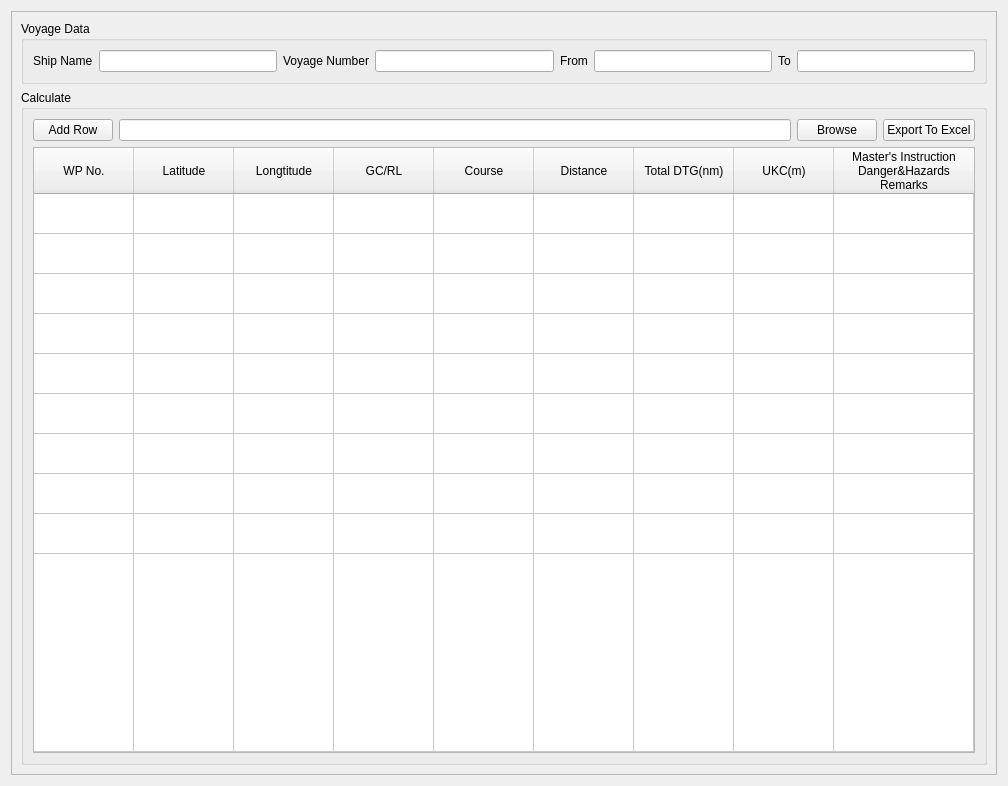
<?xml version="1.0" encoding="UTF-8"?>
<ui version="4.0">
 <class>Form</class>
 <widget class="QWidget" name="Form">
  <property name="windowModality">
   <enum>Qt::ApplicationModal</enum>
  </property>
  <property name="geometry">
   <rect>
    <x>0</x>
    <y>0</y>
    <width>1008</width>
    <height>786</height>
   </rect>
  </property>
  <property name="windowTitle">
   <string>Plan Generator</string>
  </property>
  <layout class="QVBoxLayout" name="verticalLayout_3">
   <item>
    <widget class="QFrame" name="frame">
     <property name="frameShape">
      <enum>QFrame::StyledPanel</enum>
     </property>
     <property name="frameShadow">
      <enum>QFrame::Raised</enum>
     </property>
     <layout class="QVBoxLayout" name="verticalLayout_2">
      <item>
       <widget class="QGroupBox" name="groupBox">
        <property name="sizePolicy">
         <sizepolicy hsizetype="Preferred" vsizetype="Fixed">
          <horstretch>0</horstretch>
          <verstretch>0</verstretch>
         </sizepolicy>
        </property>
        <property name="title">
         <string>Voyage Data</string>
        </property>
        <layout class="QHBoxLayout" name="horizontalLayout_2">
         <item>
          <layout class="QHBoxLayout" name="horizontalLayout">
           <item>
            <widget class="QLabel" name="label">
             <property name="sizePolicy">
              <sizepolicy hsizetype="Fixed" vsizetype="Fixed">
               <horstretch>0</horstretch>
               <verstretch>0</verstretch>
              </sizepolicy>
             </property>
             <property name="text">
              <string>Ship Name</string>
             </property>
             <property name="buddy">
              <cstring>ship_name_edit</cstring>
             </property>
            </widget>
           </item>
           <item>
            <widget class="QLineEdit" name="ship_name_edit">
             <property name="enabled">
              <bool>true</bool>
             </property>
             <property name="sizePolicy">
              <sizepolicy hsizetype="Preferred" vsizetype="Fixed">
               <horstretch>0</horstretch>
               <verstretch>0</verstretch>
              </sizepolicy>
             </property>
            </widget>
           </item>
           <item>
            <widget class="QLabel" name="label_2">
             <property name="sizePolicy">
              <sizepolicy hsizetype="Fixed" vsizetype="Fixed">
               <horstretch>0</horstretch>
               <verstretch>0</verstretch>
              </sizepolicy>
             </property>
             <property name="text">
              <string>Voyage Number</string>
             </property>
             <property name="buddy">
              <cstring>voyage_number_edit</cstring>
             </property>
            </widget>
           </item>
           <item>
            <widget class="QLineEdit" name="voyage_number_edit">
             <property name="enabled">
              <bool>true</bool>
             </property>
             <property name="sizePolicy">
              <sizepolicy hsizetype="Preferred" vsizetype="Fixed">
               <horstretch>0</horstretch>
               <verstretch>0</verstretch>
              </sizepolicy>
             </property>
            </widget>
           </item>
           <item>
            <widget class="QLabel" name="label_3">
             <property name="sizePolicy">
              <sizepolicy hsizetype="Fixed" vsizetype="Fixed">
               <horstretch>0</horstretch>
               <verstretch>0</verstretch>
              </sizepolicy>
             </property>
             <property name="text">
              <string>From</string>
             </property>
             <property name="buddy">
              <cstring>from_edit</cstring>
             </property>
            </widget>
           </item>
           <item>
            <widget class="QLineEdit" name="from_edit">
             <property name="sizePolicy">
              <sizepolicy hsizetype="Preferred" vsizetype="Fixed">
               <horstretch>0</horstretch>
               <verstretch>0</verstretch>
              </sizepolicy>
             </property>
            </widget>
           </item>
           <item>
            <widget class="QLabel" name="label_4">
             <property name="sizePolicy">
              <sizepolicy hsizetype="Fixed" vsizetype="Fixed">
               <horstretch>0</horstretch>
               <verstretch>0</verstretch>
              </sizepolicy>
             </property>
             <property name="text">
              <string>To</string>
             </property>
             <property name="buddy">
              <cstring>to_edit</cstring>
             </property>
            </widget>
           </item>
           <item>
            <widget class="QLineEdit" name="to_edit">
             <property name="sizePolicy">
              <sizepolicy hsizetype="Preferred" vsizetype="Fixed">
               <horstretch>0</horstretch>
               <verstretch>0</verstretch>
              </sizepolicy>
             </property>
            </widget>
           </item>
          </layout>
         </item>
        </layout>
       </widget>
      </item>
      <item>
       <widget class="QGroupBox" name="groupBox_2">
        <property name="title">
         <string>Calculate</string>
        </property>
        <layout class="QVBoxLayout" name="verticalLayout">
         <item>
          <layout class="QHBoxLayout" name="horizontalLayout_3">
           <item>
            <widget class="QPushButton" name="add_row_btn">
             <property name="sizePolicy">
              <sizepolicy hsizetype="Fixed" vsizetype="Fixed">
               <horstretch>0</horstretch>
               <verstretch>0</verstretch>
              </sizepolicy>
             </property>
             <property name="text">
              <string>Add Row</string>
             </property>
            </widget>
           </item>
           <item>
            <widget class="QLineEdit" name="csv_edit">
             <property name="sizePolicy">
              <sizepolicy hsizetype="Preferred" vsizetype="Fixed">
               <horstretch>0</horstretch>
               <verstretch>0</verstretch>
              </sizepolicy>
             </property>
            </widget>
           </item>
           <item>
            <widget class="QPushButton" name="browse_btn">
             <property name="sizePolicy">
              <sizepolicy hsizetype="Fixed" vsizetype="Fixed">
               <horstretch>0</horstretch>
               <verstretch>0</verstretch>
              </sizepolicy>
             </property>
             <property name="text">
              <string>Browse</string>
             </property>
            </widget>
           </item>
           <item>
            <widget class="QPushButton" name="export_esv_btn">
             <property name="sizePolicy">
              <sizepolicy hsizetype="Fixed" vsizetype="Fixed">
               <horstretch>0</horstretch>
               <verstretch>0</verstretch>
              </sizepolicy>
             </property>
             <property name="text">
              <string>Export To Excel</string>
             </property>
            </widget>
           </item>
          </layout>
         </item>
         <item>
          <widget class="QTableWidget" name="calculate_form_table_widget">
           <property name="sizePolicy">
            <sizepolicy hsizetype="Preferred" vsizetype="Preferred">
             <horstretch>0</horstretch>
             <verstretch>0</verstretch>
            </sizepolicy>
           </property>
           <property name="selectionMode">
            <enum>QAbstractItemView::ExtendedSelection</enum>
           </property>
           <property name="selectionBehavior">
            <enum>QAbstractItemView::SelectRows</enum>
           </property>
           <property name="rowCount">
            <number>10</number>
           </property>
           <attribute name="horizontalHeaderCascadingSectionResizes">
            <bool>true</bool>
           </attribute>
           <attribute name="horizontalHeaderDefaultSectionSize">
            <number>100</number>
           </attribute>
           <attribute name="horizontalHeaderMinimumSectionSize">
            <number>32</number>
           </attribute>
           <attribute name="horizontalHeaderStretchLastSection">
            <bool>true</bool>
           </attribute>
           <attribute name="verticalHeaderVisible">
            <bool>false</bool>
           </attribute>
           <attribute name="verticalHeaderCascadingSectionResizes">
            <bool>true</bool>
           </attribute>
           <attribute name="verticalHeaderDefaultSectionSize">
            <number>40</number>
           </attribute>
           <attribute name="verticalHeaderStretchLastSection">
            <bool>true</bool>
           </attribute>
           <row>
            <property name="text">
             <string>新建行</string>
            </property>
           </row>
           <row>
            <property name="text">
             <string>新建行</string>
            </property>
           </row>
           <row>
            <property name="text">
             <string>新建行</string>
            </property>
           </row>
           <row>
            <property name="text">
             <string>新建行</string>
            </property>
           </row>
           <row>
            <property name="text">
             <string>新建行</string>
            </property>
           </row>
           <row>
            <property name="text">
             <string>新建行</string>
            </property>
           </row>
           <row>
            <property name="text">
             <string>新建行</string>
            </property>
           </row>
           <row>
            <property name="text">
             <string>新建行</string>
            </property>
           </row>
           <row>
            <property name="text">
             <string>新建行</string>
            </property>
           </row>
           <row>
            <property name="text">
             <string>新建行</string>
            </property>
           </row>
           <column>
            <property name="text">
             <string>WP No.</string>
            </property>
           </column>
           <column>
            <property name="text">
             <string>Latitude</string>
            </property>
           </column>
           <column>
            <property name="text">
             <string>Longtitude</string>
            </property>
           </column>
           <column>
            <property name="text">
             <string>GC/RL</string>
            </property>
           </column>
           <column>
            <property name="text">
             <string>Course</string>
            </property>
           </column>
           <column>
            <property name="text">
             <string>Distance</string>
            </property>
           </column>
           <column>
            <property name="text">
             <string>Total DTG(nm)</string>
            </property>
           </column>
           <column>
            <property name="text">
             <string>UKC(m)</string>
            </property>
           </column>
           <column>
            <property name="text">
             <string>Master's Instruction
Danger&amp;Hazards 
Remarks</string>
            </property>
           </column>
          </widget>
         </item>
        </layout>
       </widget>
      </item>
     </layout>
    </widget>
   </item>
  </layout>
 </widget>
 <tabstops>
  <tabstop>ship_name_edit</tabstop>
  <tabstop>voyage_number_edit</tabstop>
  <tabstop>from_edit</tabstop>
  <tabstop>to_edit</tabstop>
  <tabstop>add_row_btn</tabstop>
  <tabstop>csv_edit</tabstop>
  <tabstop>browse_btn</tabstop>
  <tabstop>export_esv_btn</tabstop>
  <tabstop>calculate_form_table_widget</tabstop>
 </tabstops>
 <resources/>
 <connections/>
</ui>
